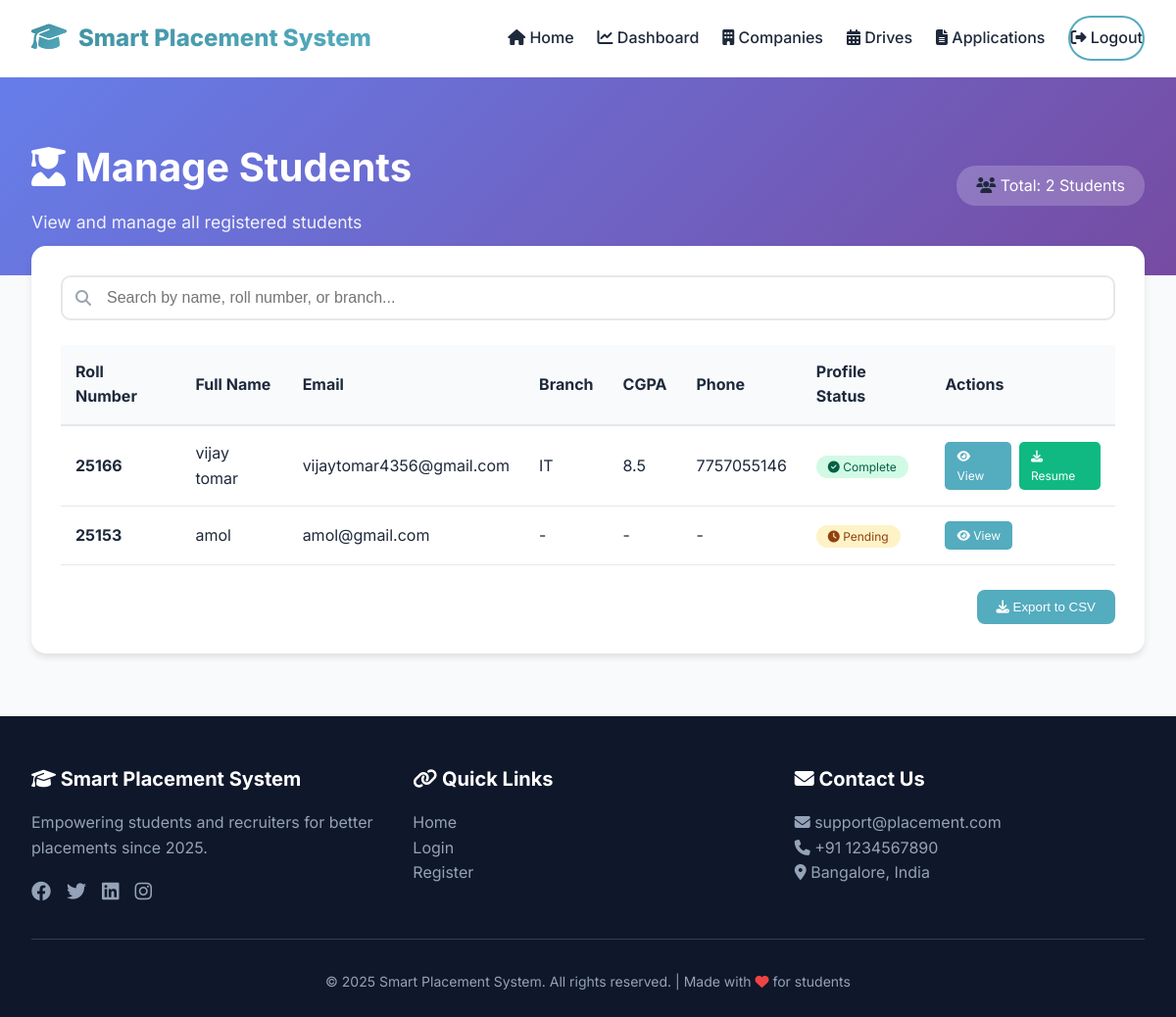
/admin/students (signed in), run on the app's committed database.
### models.py (models this page shows, shortened)
class StudentProfile(db.Model):
    __tablename__ = 'student_profiles'
    id = db.Column(db.Integer, primary_key=True)
    user_id = db.Column(db.Integer, db.ForeignKey('users.id'), nullable=False)
    full_name = db.Column(db.String(100), nullable=False)
    roll_number = db.Column(db.String(50), unique=True)
    course = db.Column(db.String(50))
    branch = db.Column(db.String(50))
    cgpa = db.Column(db.Float)
    graduation_year = db.Column(db.Integer)
    phone = db.Column(db.String(15))
    skills = db.Column(db.Text)
    resume_path = db.Column(db.String(200))
    github = db.Column(db.String(200))
    linkedin = db.Column(db.String(200))
    is_profile_complete = db.Column(db.Boolean, default=False)
    created_at = db.Column(db.DateTime, default=datetime.utcnow)
    applications = db.relationship('Application', backref='student', lazy=True, cascade='all, delete-orphan')

class User(UserMixin, db.Model):
    __tablename__ = 'users'
    id = db.Column(db.Integer, primary_key=True)
    email = db.Column(db.String(100), unique=True, nullable=False)
    password_hash = db.Column(db.String(200), nullable=False)
    role = db.Column(db.String(20), nullable=False)
    is_active = db.Column(db.Boolean, default=True)
    created_at = db.Column(db.DateTime, default=datetime.utcnow)
    student_profile = db.relationship('StudentProfile', backref='user', uselist=False, cascade='all, delete-orphan')
    notifications = db.relationship('Notification', backref='user', lazy=True, cascade='all, delete-orphan')

### app.py (the view)
@app.route('/admin/students')
@login_required
def admin_students():
    if current_user.role != 'admin':
        return redirect(url_for('student_dashboard'))
    students = StudentProfile.query.order_by(StudentProfile.created_at.desc()).all()
    return render_template('admin/manage_students.html', students=students)

### app.py (called while the page is built)
@app.context_processor
def inject_now():
    return {'now': datetime.utcnow()}

@login_manager.user_loader
def load_user(user_id):
    return User.query.get(int(user_id))

### templates/admin/manage_students.html (shortened to what this page needs)
{% extends "base.html" %}
{% block content %}
<div style="background: linear-gradient(135deg, #667eea 0%, #764ba2 100%); padding: 60px 0 40px;">
    <div class="container">
        <div style="display: flex; justify-content: space-between; align-items: center; flex-wrap: wrap; gap: 20px;">
            <div>
                <h1 style="color: white; font-size: 2.5rem; margin-bottom: 10px;">
                    <i class="fas fa-user-graduate"></i> Manage Students
                </h1>
                <p style="color: rgba(255,255,255,0.9); font-size: 1.1rem;">View and manage all registered students</p>
            </div>
            <div>
                <div style="background: rgba(255,255,255,0.2); padding: 8px 20px; border-radius: 20px;">
                    <i class="fas fa-users"></i>
                    <span style="color: white;">Total: {{ students|length }} Students</span>
                </div>
            </div>
        </div>
    </div>
</div>
<div class="container" style="margin-top: -30px;">
    <div style="background: white; border-radius: 15px; padding: 30px; box-shadow: 0 4px 6px rgba(0,0,0,0.1);">
        <div style="margin-bottom: 25px;">
            <div style="position: relative;">
                <i class="fas fa-search" style="position: absolute; left: 15px; top: 50%; transform: translateY(-50%); color: #9ca3af;"></i>
                <input type="text" id="searchInput" placeholder="Search by name, roll number, or branch..."
                       style="width: 100%; padding: 12px 12px 12px 45px; border: 2px solid #e5e7eb; border-radius: 10px; font-size: 16px;">
            </div>
        </div>
        {% if students %}
        <div style="overflow-x: auto;">
            <table style="width: 100%; border-collapse: collapse;">
                <thead>
                    <tr style="background: #f8fafc; border-bottom: 2px solid #e5e7eb;">
                        <th style="padding: 15px; text-align: left;">Roll Number</th>
                        <th style="padding: 15px; text-align: left;">Full Name</th>
                        <th style="padding: 15px; text-align: left;">Email</th>
                        <th style="padding: 15px; text-align: left;">Branch</th>
                        <th style="padding: 15px; text-align: left;">CGPA</th>
                        <th style="padding: 15px; text-align: left;">Phone</th>
                        <th style="padding: 15px; text-align: left;">Profile Status</th>
                        <th style="padding: 15px; text-align: left;">Actions</th>
                    </tr>
                </thead>
                <tbody>
                    {% for student in students %}
                    <tr style="border-bottom: 1px solid #e5e7eb;" class="student-row"
                        data-name="{{ student.full_name|lower }}"
                        data-roll="{{ student.roll_number|lower }}"
                        data-branch="{{ student.branch|lower }}">
                        <td style="padding: 15px;"><strong>{{ student.roll_number }}</strong></td>
                        <td style="padding: 15px;">{{ student.full_name }}</td>
                        <td style="padding: 15px;">{{ student.user.email }}</td>
                        <td style="padding: 15px;">{{ student.branch or '-' }}</td>
                        <td style="padding: 15px;">{{ student.cgpa or '-' }}</td>
                        <td style="padding: 15px;">{{ student.phone or '-' }}</td>
                        <td style="padding: 15px;">
                            {% if student.is_profile_complete %}
                            <span style="background: #d1fae5; color: #065f46; padding: 4px 12px; border-radius: 20px; font-size: 0.75rem;">
                                <i class="fas fa-check-circle"></i> Complete
                            </span>
                            {% else %}
                            <span style="background: #fef3c7; color: #92400e; padding: 4px 12px; border-radius: 20px; font-size: 0.75rem;">
                                <i class="fas fa-clock"></i> Pending
                            </span>
                            {% endif %}
                        </td>
                        <td style="padding: 15px;">
                            <div style="display: flex; gap: 8px;">
                                <a href="/student/profile/{{ student.id }}"
                                   style="background: #54acbf; color: white; padding: 5px 12px; border-radius: 5px; text-decoration: none; font-size: 0.75rem;">
                                    <i class="fas fa-eye"></i> View
                                </a>
                                {% if student.resume_path %}
                                <a href="/download_resume/{{ student.id }}"
                                   style="background: #10b981; color: white; padding: 5px 12px; border-radius: 5px; text-decoration: none; font-size: 0.75rem;">
                                    <i class="fas fa-download"></i> Resume
                                </a>
                                {% endif %}
                            </div>
                        </td>
                    </tr>
                    {% endfor %}
                </tbody>
            </table>
        </div>
        <div style="margin-top: 25px; text-align: right;">
            <button onclick="exportToCSV()" style="background: #54acbf; color: white; padding: 10px 20px; border: none; border-radius: 8px; cursor: pointer;">
                <i class="fas fa-download"></i> Export to CSV
            </button>
        </div>
        {% else %}
        <div style="text-align: center; padding: 60px 20px;">
            <i class="fas fa-user-graduate" style="font-size: 4rem; color: #cbd5e1;"></i>
            <h3 style="margin-top: 20px; color: #4a5b6e;">No students registered yet</h3>
            <p style="color: #9ca3af;">Students will appear here after registration.</p>
        </div>
        {% endif %}
    </div>
</div>
{% endblock %}

### templates/base.html (style rules this page uses)
* { margin: 0; padding: 0; box-sizing: border-box; }
:root { --primary: #54acbf; --primary-dark: #3f8ea0; --primary-light: #c2e3ec; --secondary: #667eea; --secondary-dark: #5a67d8; --dark: #1e293b; --gray: #64748b; --light: #f8fafc; --white: #ffffff; --shadow-sm: 0 4px 6px -1px rgba(0, 0, 0, 0.1); --shadow-md: 0 10px 15px -3px rgba(0, 0, 0, 0.1); --shadow-lg: 0 20px 25px -5px rgba(0, 0, 0, 0.1); }
body { font-family: 'Inter', sans-serif; background: var(--light); color: var(--dark); line-height: 1.6; }
.container { max-width: 1280px; margin: 0 auto; padding: 0 2rem; }

### data on the page
StudentProfile: roll_number "25166", full_name "vijay tomar", user.email "vijaytomar4356@gmail.com", branch "IT", cgpa "8.5", phone "7757055146", is_profile_complete True (drawn)
StudentProfile: roll_number "25153", full_name "amol", user.email "amol@gmail.com", branch "-", cgpa "-", phone "-", is_profile_complete False (drawn)

### other printed values
{{ students|length }} "2"
